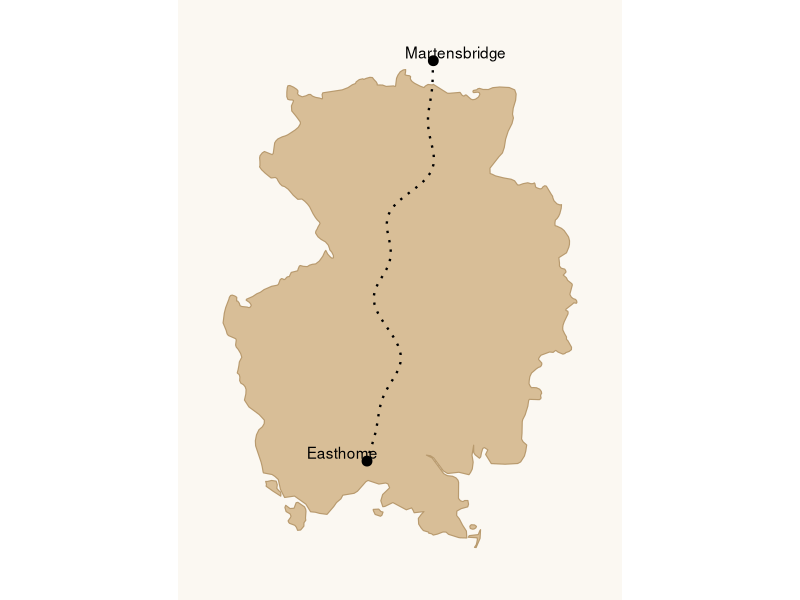
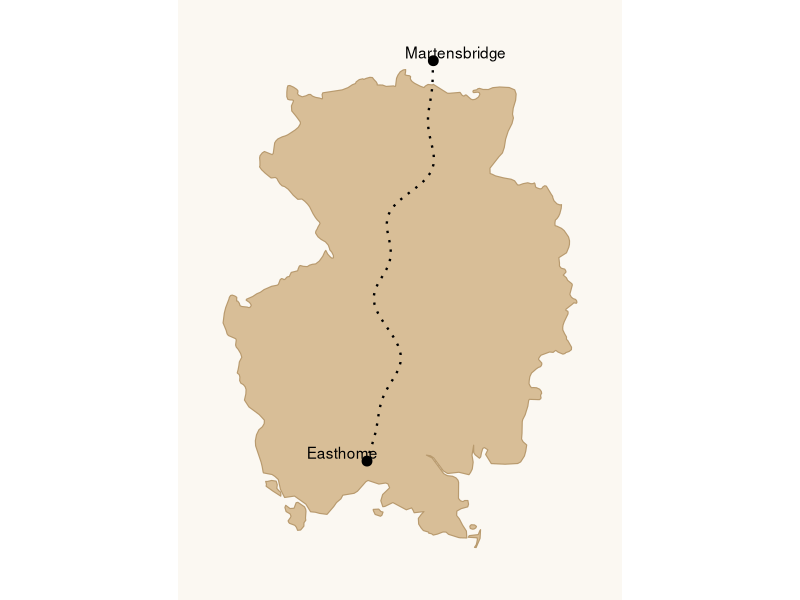

The R script that drew these images, in order:
library(tidyverse)
library(sf)
library(rnaturalearth)

# Germany boundary from Natural Earth, projected to UTM zone 32N (metres)
# so the shape is not stretched, keeping only the geometry column
germany <- ne_countries(
  scale = "medium",
  country = "Germany",
  returnclass = "sf"
) |>
  st_transform(25832) |>
  st_geometry()

# The point everything is rotated around
centre <- st_centroid(germany)

# Rotate 180 degrees: move the centre to (0, 0), flip the sign of every
# coordinate, move back, then restore the CRS that the arithmetic drops
rotate_180 <- function(geometry, centre) {
  ((geometry - centre) * -1 + centre) |>
    st_set_crs(25832)
}

germany_flipped <- rotate_180(germany, centre) |>
  st_sf(geometry = _)

# Schwerin (lon/lat), projected then rotated around Germany's centre
easthome <- st_sfc(st_point(c(11.41, 53.63)), crs = 4326) |>
  st_transform(25832) |>
  rotate_180(centre) |>
  st_sf(label = "Easthome", geometry = _)

# Vaduz, Liechtenstein (lon/lat), projected then rotated the same way
martensbridge <- st_sfc(st_point(c(9.52, 47.14)), crs = 4326) |>
  st_transform(25832) |>
  rotate_180(centre) |>
  st_sf(label = "Martensbridge", geometry = _)

# Start and end coordinates of the journey, the straight-line direction
# between them, its length, and a unit vector at right angles to it
start <- st_coordinates(martensbridge)[1, 1:2]
end <- st_coordinates(easthome)[1, 1:2]
direction <- end - start
route_length <- sqrt(sum(direction^2))
normal <- c(-direction[2], direction[1]) / route_length

# t runs from 0 (start) to 1 (end) in 100 steps. Each step sits on the
# straight line, then is pushed sideways by two sine waves of different
# lengths added together (uneven bends). Multiplying by sin(pi * t) makes
# the push zero at both ends so the route still meets the two towns.
journey <- tibble(t = seq(0, 1, length.out = 100)) |>
  mutate(
    offset = route_length *
      (0.05 * sin(2 * pi * 1.5 * t) + 0.025 * sin(2 * pi * 4.2 * t + 1)) *
      sin(pi * t),
    x = start[1] + direction[1] * t + normal[1] * offset,
    y = start[2] + direction[2] * t + normal[2] * offset
  ) |>
  select(x, y) |>
  as.matrix() |>
  st_linestring() |>
  st_sfc(crs = 25832) |>
  st_sf(geometry = _)

# Layers are drawn in order: country, journey, then towns on top.
# nudge_x and nudge_y shift the labels away from their dots (in metres).
p <- ggplot(germany_flipped) +
  geom_sf(fill = "#D8BE97", colour = "#B89A6E", linewidth = 0.4) +
  geom_sf(data = journey, linetype = "dotted", linewidth = 0.8) +
  geom_sf(data = easthome, size = 3) +
  geom_sf_text(
    data = easthome,
    aes(label = label),
    nudge_x = -45000,
    nudge_y = 15000
  ) +
  geom_sf(data = martensbridge, size = 3) +
  geom_sf_text(
    data = martensbridge,
    aes(label = label),
    nudge_x = 40000,
    nudge_y = 15000
  ) +
  theme_void() +
  theme(
    plot.background = element_rect(fill = "#FBF8F2", colour = NA),
    plot.margin = margin(20, 20, 20, 20)
  )

p

dir.create("../output", showWarnings = FALSE)

ggsave(
  "../output/day15-upside-down-germany.png",
  p,
  width = 7,
  height = 8,
  dpi = 300
)
